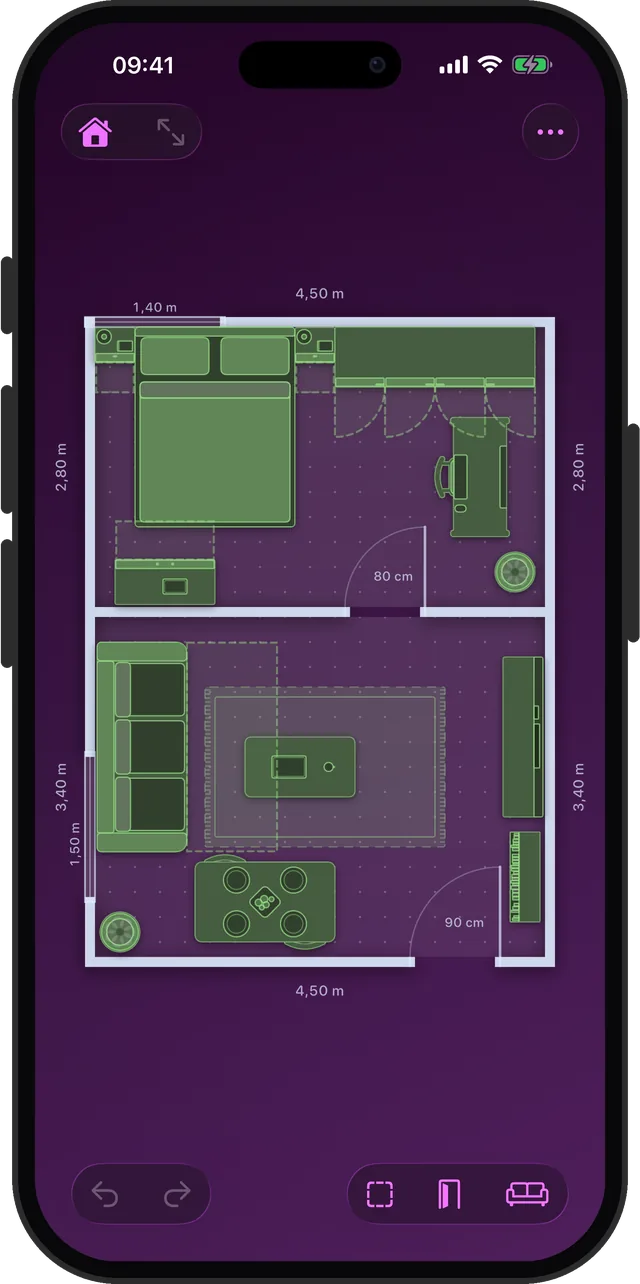
#> input picture assets/shot-amethyst.png, 640 x 1284 px, given in place of appicon-1024.png, which was not available
$ python make_assets.py
#> lines starting #> are read from the running program, lines starting #| are printed output that depends on the picture; after the words box and inside, x2 and y2 are one past the last pixel; in counts of white or black regions, pixels touching at a corner belong together; pictures that were not available may be replaced by others from this repository, and a replacement may not be noted
#!/usr/bin/env python3
"""Build every image getscooch.com serves, from the app repo's own sources.

- Icons (favicon.ico, favicon-32, apple-touch-icon, icon-512) from _gen/appicon-1024.png,
  the App Store's own render of AppIcon.icon (an Icon Composer file has no PNG to read).
- Screenshots: the App Store raws (Marketing/screenshots/raw/en, the store seed) framed in
  AlarmPlanner's web shell (side buttons that protrude), WebP at one uniform size. The raws
  already carry the Dynamic Island, so the shell does not draw one.
- og-image.png (1200x630): the store set's 'leafviolet' gradient, the name, one line, the plan.

Needs Pillow. Run from anywhere: python3 _gen/make_assets.py
"""
import os
from PIL import Image, ImageDraw, ImageFont

GEN = os.path.dirname(os.path.abspath(__file__))
SITE = os.path.dirname(GEN)
APP = os.path.dirname(SITE)                      # the Scooch app repo this site sits in
OUT = os.path.join(SITE, "assets")
RAW = os.path.join(APP, "Marketing", "screenshots", "raw", "en")
ICON = os.path.join(GEN, "appicon-1024.png")
FONT_BLACK = "/Library/Fonts/SF-Pro-Display-Black.otf"
FONT_BOLD = "/Library/Fonts/SF-Pro-Display-Bold.otf"

# The store set's shell (Marketing/screenshots/config.json) and 'leafviolet' gradient.
SCREEN_R_RATIO = 0.145
BEZEL_RATIO = 0.030
RIM_RATIO = 0.011
RIM_COLOR = (0x2C, 0x2C, 0x2D, 255)
LEAF_TOP = (0xA6, 0xC2, 0x5F)
LEAF_BOTTOM = (0x12, 0x16, 0x0B)
WEB_W = 640                                      # every framed shot is this wide

SHOTS = {
    "shot-plan.webp":        "plan.png",
    "shot-clash.webp":       "clash.png",
    "shot-projections.webp": "projections.png",
    "shot-furniture.webp":   "sheet_furniture.png",
    "shot-draw.webp":        "sheet_draw.png",
    "shot-plans.webp":       "plans_picker.png",
    "shot-linen.webp":       "theme_linen.png",
    "shot-amethyst.webp":    "theme_amethyst.png",
}


def shell(img):
    """AlarmPlanner's frame_web.py shell: rim, bezel, rounded screen, buttons that protrude."""
    img = img.convert("RGBA")
    sw, height = img.size
    scr_r = int(sw * SCREEN_R_RATIO)
    bez = max(6, int(sw * BEZEL_RATIO))
    rimw = max(2, int(sw * RIM_RATIO))
    bwid = max(3, rimw * 2)

    fw, fh = sw + (bez + rimw) * 2, height + (bez + rimw) * 2
    W, H = fw + bwid * 2, fh
    ox = bwid
    out = Image.new("RGBA", (W, H), (0, 0, 0, 0))
    d = ImageDraw.Draw(out)

    unit = fh / 100
    for y0, y1 in [(20, 26), (30, 40), (42, 52)]:                     # action, vol up, vol down
        d.rounded_rectangle([2, int(unit * y0), ox + 2, int(unit * y1)],
                            radius=bwid // 2, fill=RIM_COLOR)
    d.rounded_rectangle([ox + fw - 2, int(unit * 33), W - 2, int(unit * 50)],   # power
                        radius=bwid // 2, fill=RIM_COLOR)

    d.rounded_rectangle([(ox, 0), (ox + fw - 1, fh - 1)], radius=scr_r + bez + rimw, fill=RIM_COLOR)
    d.rounded_rectangle([(ox + rimw, rimw), (ox + fw - rimw - 1, fh - rimw - 1)],
                        radius=scr_r + bez, fill=(8, 8, 10, 255))

    m = Image.new("L", img.size, 0)
    ImageDraw.Draw(m).rounded_rectangle([(0, 0), img.size], radius=scr_r, fill=255)
    img.putalpha(m)
    out.paste(img, (ox + bez + rimw, bez + rimw), img)
    return out


def save_webp(img, name, quality=82):
    path = os.path.join(OUT, name)
    img.save(path, "WEBP", quality=quality, method=6)
    print(f"{name:24s} {img.size[0]}x{img.size[1]}  {os.path.getsize(path) // 1024}KB")


def gradient(w, h):
    """The store's 'leafviolet': top colour at (0,0), bottom colour at (0.72w, h)."""
    g = Image.new("RGB", (w, h))
    px = g.load()
    vx, vy = 0.72 * w, 1.0 * h
    norm = vx * vx + vy * vy
    for y in range(h):
        for x in range(w):
            t = max(0.0, min(1.0, (x * vx + y * vy) / norm))
            px[x, y] = tuple(round(a + (b - a) * t) for a, b in zip(LEAF_TOP, LEAF_BOTTOM))
    return g


def rounded_icon(size, radius):
    icon = Image.open(ICON).convert("RGBA").resize((size, size), Image.LANCZOS)
    mask = Image.new("L", icon.size, 0)
    ImageDraw.Draw(mask).rounded_rectangle([(0, 0), icon.size], radius=radius, fill=255)
    icon.putalpha(mask)
    return icon


def og_image():
    W, H = 1200, 630
    img = gradient(W, H).convert("RGBA")
    d = ImageDraw.Draw(img)

    img.alpha_composite(rounded_icon(96, 22), (72, 92))
    d.text((72, 206), "Scooch", font=ImageFont.truetype(FONT_BLACK, 108), fill="white")
    sub = ImageFont.truetype(FONT_BOLD, 46)
    d.text((72, 344), "Will it fit? Find out", font=sub, fill=(255, 255, 255, 235))
    d.text((72, 398), "before you carry it.", font=sub, fill=(255, 255, 255, 235))
    d.text((72, 492), "Room & floor planner for iPhone", font=ImageFont.truetype(FONT_BOLD, 30),
           fill=(0xDC, 0xE8, 0xB8, 255))

    phone = shell(Image.open(os.path.join(RAW, "plan.png")))
    phone.thumbnail((10_000, 560), Image.LANCZOS)
    img.alpha_composite(phone, (W - phone.width - 96, (H - phone.height) // 2))

    path = os.path.join(OUT, "og-image.png")
    img.convert("RGB").save(path, "PNG", optimize=True)
    print(f"og-image.png             {W}x{H}  {os.path.getsize(path) // 1024}KB")


def icons():
    src = Image.open(ICON).convert("RGBA")
#> src is the input picture: PIL image 640x1284 RGBA; mean R, G, B, A 64.4, 44.6, 69.8, 244.3
    src.resize((180, 180), Image.LANCZOS).save(os.path.join(OUT, "apple-touch-icon.png"), optimize=True)
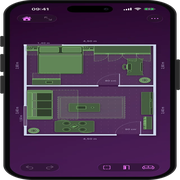
#> saved as apple-touch-icon.png: PIL image 180x180 RGBA; mean R, G, B, A 64.7, 45, 70.1, 244.3; transparent parts drawn white
    src.resize((512, 512), Image.LANCZOS).save(os.path.join(OUT, "icon-512.png"), optimize=True)
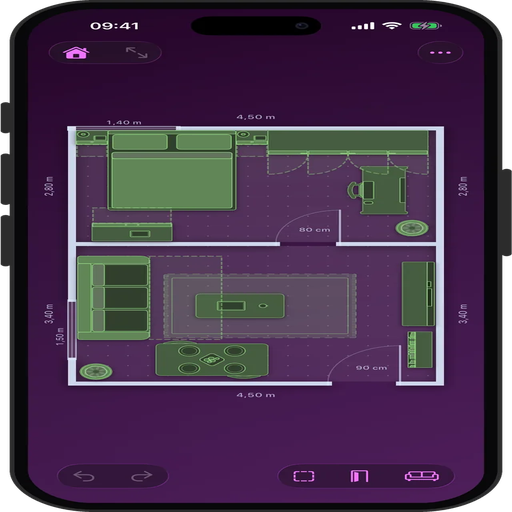
#> saved as icon-512.png: PIL image 512x512 RGBA; mean R, G, B, A 64.3, 44.5, 69.7, 244.3; transparent parts drawn white
    src.resize((32, 32), Image.LANCZOS).save(os.path.join(OUT, "favicon-32.png"), optimize=True)
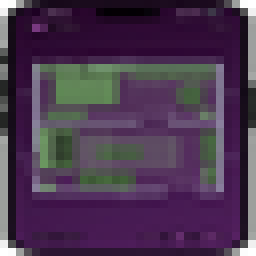
#> saved as favicon-32.png: PIL image 32x32 RGBA (shown 8 times larger); mean R, G, B, A 65.5, 45.9, 71, 244.6; transparent parts drawn white
    src.save(os.path.join(SITE, "favicon.ico"), sizes=[(16, 16), (32, 32), (48, 48)])
    print("icons: apple-touch-icon 180, icon-512, favicon-32, favicon.ico 16/32/48")


if __name__ == "__main__":
    os.makedirs(OUT, exist_ok=True)
    icons()
    for name, raw in SHOTS.items():
        framed = shell(Image.open(os.path.join(RAW, raw)))
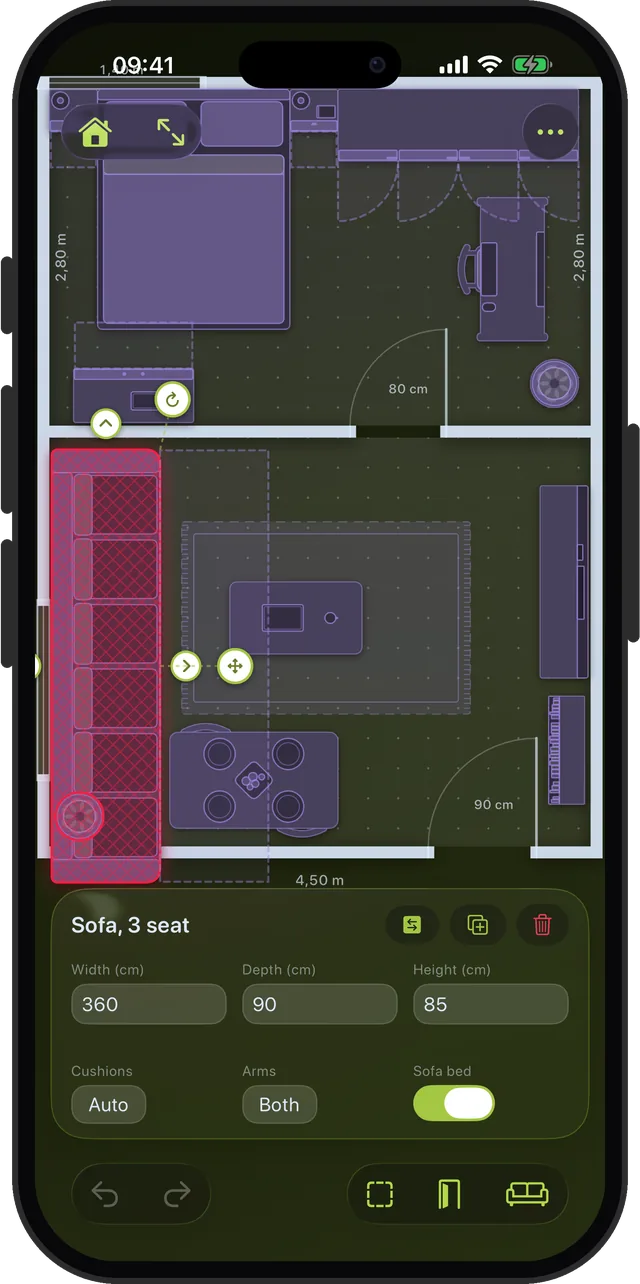
#> input picture assets/shot-clash.png, 640 x 1284 px, given in place of plan.png, which was not available
#> in shell, img is the input picture: PIL image 640x1284 RGBA; mean R, G, B, A 61.7, 58.9, 55.7, 244.3
#> in shell, `out = Image.new("RGBA", (W, H), (0, 0, 0, 0))`: out: PIL image 720x1336 RGBA; every value is 0
#> in shell, `m = Image.new("L", img.size, 0)`: m: PIL image 640x1284 L; every value is 0
#> in shell, `ImageDraw.Draw(m).rounded_rectangle([(0, 0), img.size], radius=scr_r, ..`:
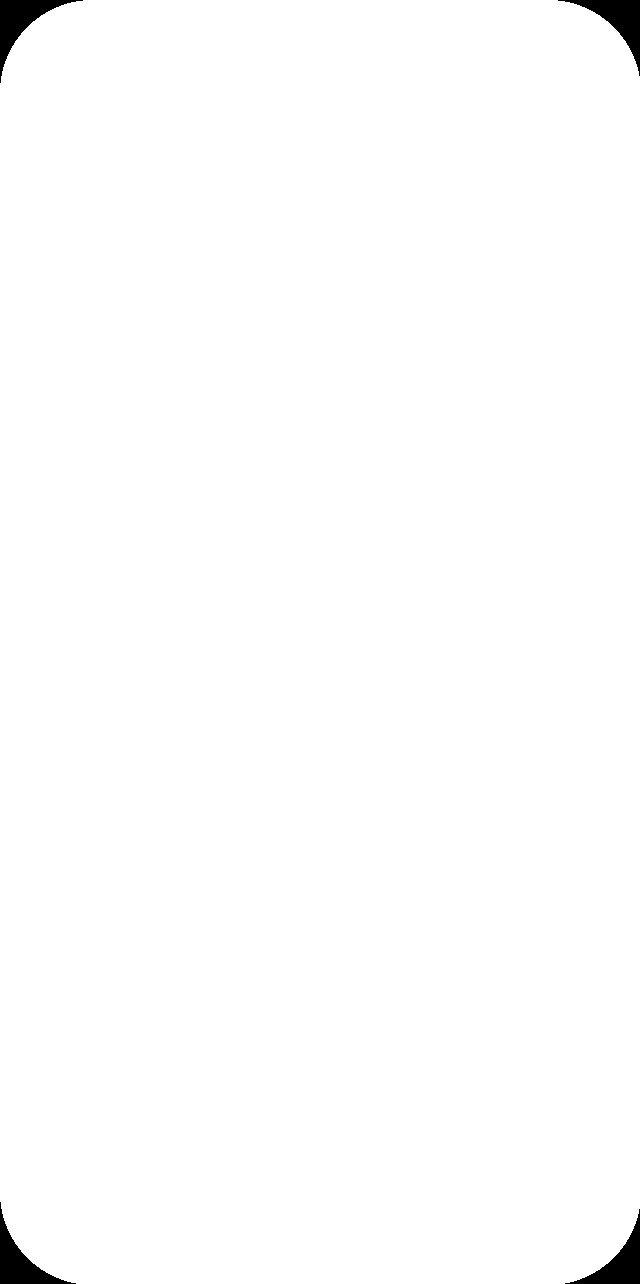
#> m: PIL image 640x1284 L; 99.1% white; 4 black regions, box (x1, y1, x2, y2) and area: (0, 0, 83, 83) 1843, (558, 0, 640, 76) 1760, (0, 1202, 76, 1284) 1760, (565, 1209, 640, 1284) 1678
#> in shell, `img.putalpha(m)`:
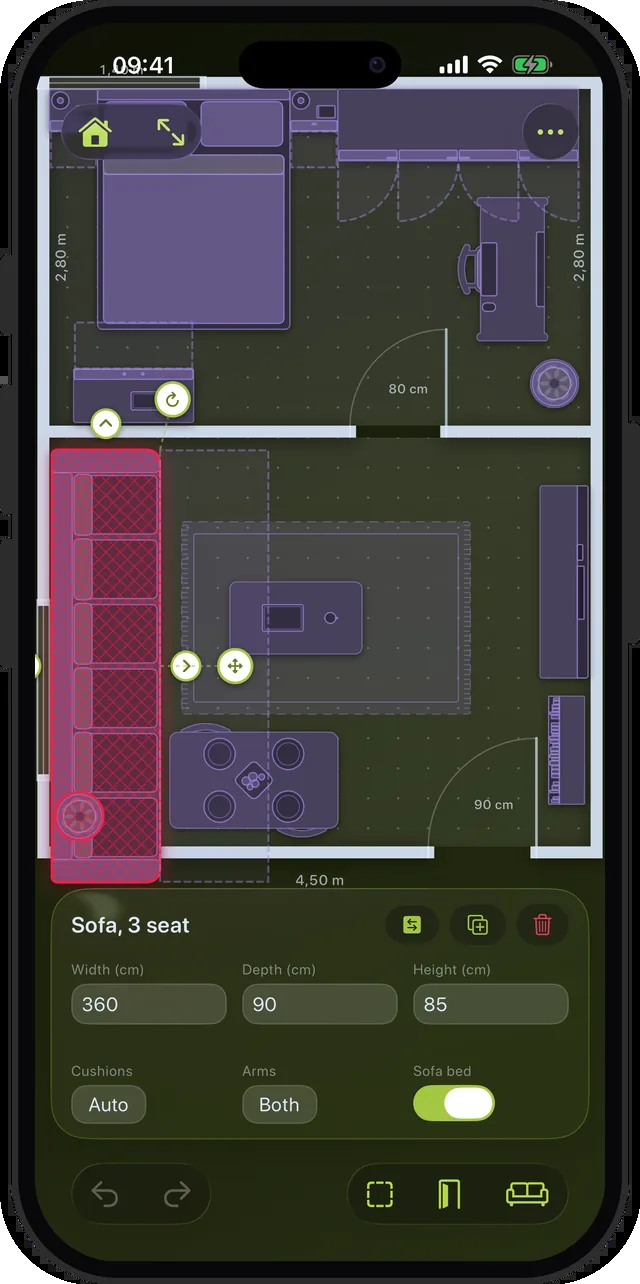
#> img: PIL image 640x1284 RGBA; mean R, G, B, A 61.7, 58.9, 55.7, 252.8; transparent parts drawn white
#> in shell, `out.paste(img, (ox + bez + rimw, bez + rimw), img)`:
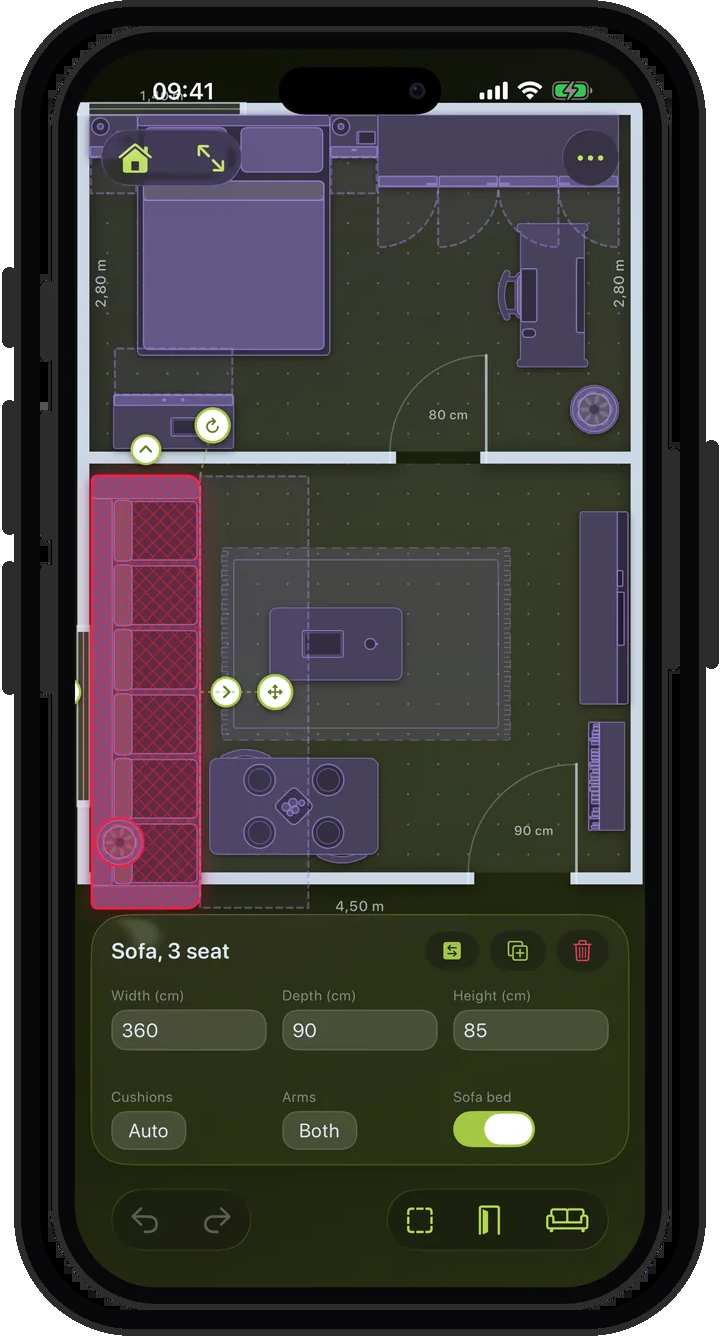
#> out: PIL image 720x1336 RGBA; mean R, G, B, A 54.9, 52.4, 49.9, 243.7; transparent parts drawn white
        height = round(WEB_W * framed.height / framed.width)
#> height = 1188
        save_webp(framed.resize((WEB_W, height), Image.LANCZOS), name)
#| shot-plan.webp           640x1188  39KB
#> (the run stopped early here; a loop or call above may not have finished)
